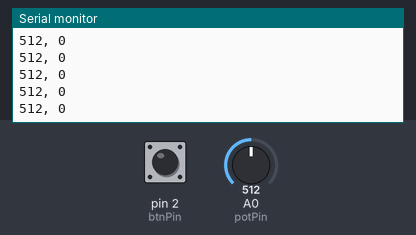
Bench run of a sketch on a simulated Arduino Uno, built with avr-gcc and run on an emulated ATmega328P. On the bench: the last lines printed to the serial monitor. The test bench sets the inputs (shaded band); at power-on: A0 (potPin) = 512, pin 2 (btnPin) LOW.

Above: at 1.2 s.
1.3 s: A0 (potPin) set to 716
At 2.2 s:
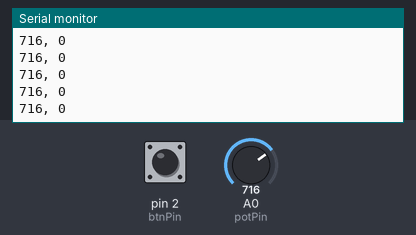
4.3 s: A0 (potPin) set to 1023
At 5.4 s:
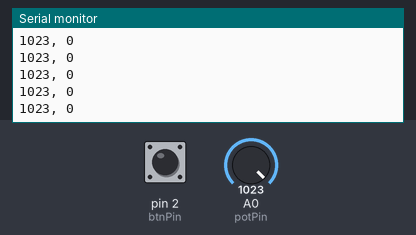
7.3 s: A0 (potPin) set to 900
At 8.0 s:
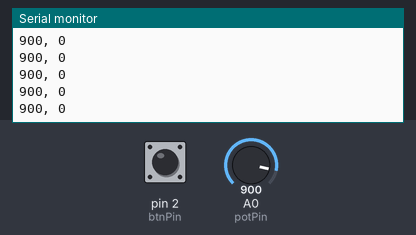
10.3 s: pin 2 (btnPin) pulled HIGH for 0.15 s
11.9 s: A0 (potPin) set to 1023
At 13.0 s:
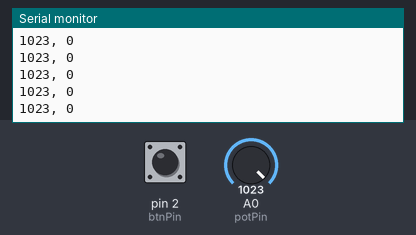
14.9 s: pin 2 (btnPin) pulled HIGH for 1 s
At 15.7 s:
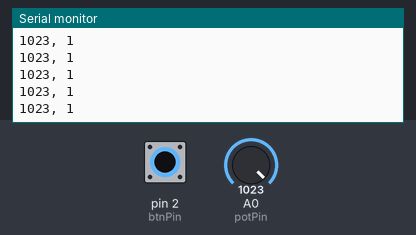
Timing chart, 0 to 17.9 s (numbered marks = the images above; inputs shaded):
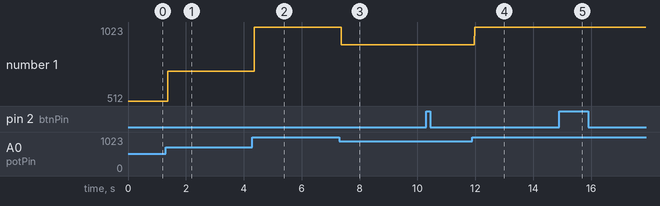

The sketch:

potbutton.ino
```cpp
int potPin = A0;
int potVal;
int btnPin = 2;
int btnState;

void setup() {
  Serial.begin(9600);
}

void loop() {
  potVal = analogRead(potPin);
  btnState = digitalRead(btnPin);
  Serial.print(potVal);
  Serial.print(", ");
  Serial.println(btnState);
}
```

Measured:
- after the input at 1.3 s, the serial monitor: prints a new line after 0.07 s (image 1)
- after the input at 4.3 s, the serial monitor: prints a new line after 0.07 s (image 2)
- after the input at 7.3 s, the serial monitor: prints a new line after 0.07 s (image 3)
- after the input at 11.9 s, the serial monitor: prints a new line after 0.07 s (image 4)
- after the input at 14.9 s, the serial monitor: prints a new line after 0.07 s (image 5)
- plotted number 1: 512 → 716 after the input at 1.3 s, 716 → 1023 after the input at 4.3 s, 1023 → 900 after the input at 7.3 s, 900 → 1023 after the input at 11.9 s
